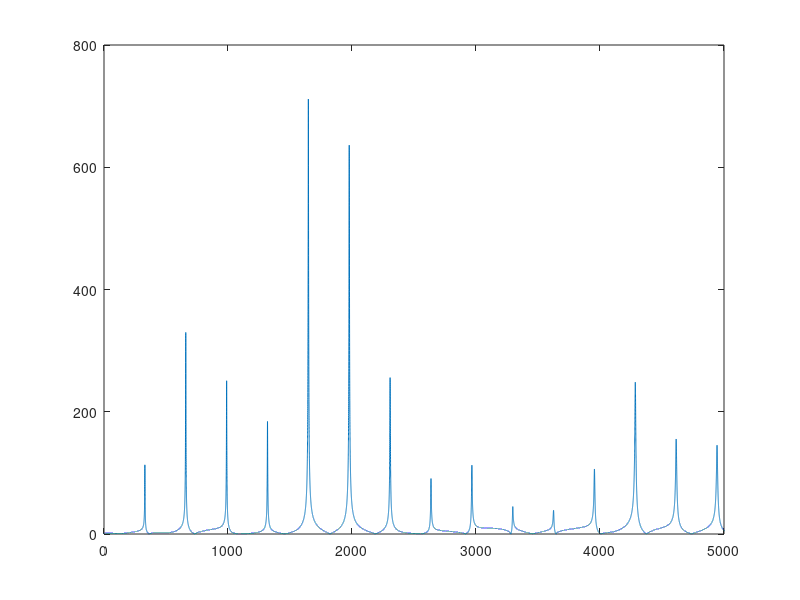

Here is the MATLAB script that generated this plot:
% Brian Tice
% Final Project Music 267

% Extended Karplus-Strong with Pick Position 
% https://ccrma.stanford.edu/~jos/pasp/Extended_Karplus_Strong_Algorithm.html

% a5.m MUS 267, in class, Feb 27, 2023
% Karplus strong algorithm incorporating tuning (allpass
% interpolation) and decay shortening

% Extend the algorithm to include pick position.
% One way to simulate this is to filter the noise burst input
% with a comb filter..

fs = 44100;                 % sampling rate
dur = 10;                   % duration (seconds)
Ns = dur*fs;                % number of samples

fmin = 20;                  % lowest frequency (Hz)
Tmax = 1/fmin;              % max period of lowest freq (seconds)
Mmax = Tmax*fs;             % maximum delay = fs/f0;

% playing parameters

%f0 = 82.41;                % open low e string on guitar
%f0 = 146.83;               % a on guitar
f0 = 329.63;                % high e string on guitar

%f0 = 80; 
%M = round(fs/f0);

% set note duration
T60 = 1;                    % duration, seconds (less than dur)
tau = -T60/log(0.001);
rho =  exp( -1/(f0*tau)/abs(cos(pi*f0/fs)) );

% set lowpass filter (Ha)
B = rho*[.5 .5];
A = 1;
state = 0;
Pa = 0.5;                   % phase delay, samples

% pseudo code if Pa is function of frequency
% Ha = freqz(B, A, 'whole, length(faxis)); % frequency response
% Paf = angle(Ha)/wT;                      % phase response divided
                                           % by omegaT is phase delay
% Pa = Paf(fi)                             % index phase delay at f0                                                         

% set allpas filter (Hc)
P1 = fs/f0;                 % period, samples
M = floor(P1 - Pa - eps);   % delay line length
Pc = P1 - M - Pa;
C = (1 - Pc)/(1 + Pc);
Bc = [C 1];
Ac = [1 C];
stateC = 0;


dline = zeros(Mmax, 1);  % circular delay line buffer

% input signal
%x = [1; zeros(Ns-1, 1)]; 
x_start = [1 - 2*rand(M, 1); zeros(Ns-M, 1)];


% ***
% here we need to filter the noise burst with a comb filter
% compare to Matlab's filter

beta = 0.9;

%B_pluck = [1; zeros((M-1), 1); -0.9];
B_pluck = [1; zeros(floor((M*beta+0.5)),1); -1];
A_pluck = 1;
x = filter(B_pluck, A_pluck, x_start);  
audiowrite('noise_burst.wav',x_start,fs);

%plot(abs(fft(x)));

% ***

y = zeros(Ns, 1);        % output signal

iptr = 1;                % input pointer
optr = 1;                % output pointer

for n = 1:Ns
    
    % set out pointer relative to in pointer
    optr = iptr - M;
    if (optr < 1) 
        optr = optr + Mmax; 
    end

    % read from delay line
    z = dline(optr); 
    [z, state] = filter(B, A, z, state);    % lowpass 
    [z, stateC] = filter(Bc, Ac, z, stateC); % allpass 

    y(n) = x(n) + z;
    
    % write to delay line
    dline(iptr) = y(n);
    
    
    % increment (in) pointer
    iptr = iptr + 1;
    if (iptr > Mmax) 
        iptr = iptr - Mmax; 
    end
end

Nfft = 2^nextpow2(length(y));
Y = fft(y, Nfft);
faxis = fs*[0:Nfft-1]'/Nfft;
plot(faxis, abs(Y)); set(gca, 'xlim', [0 5000]);